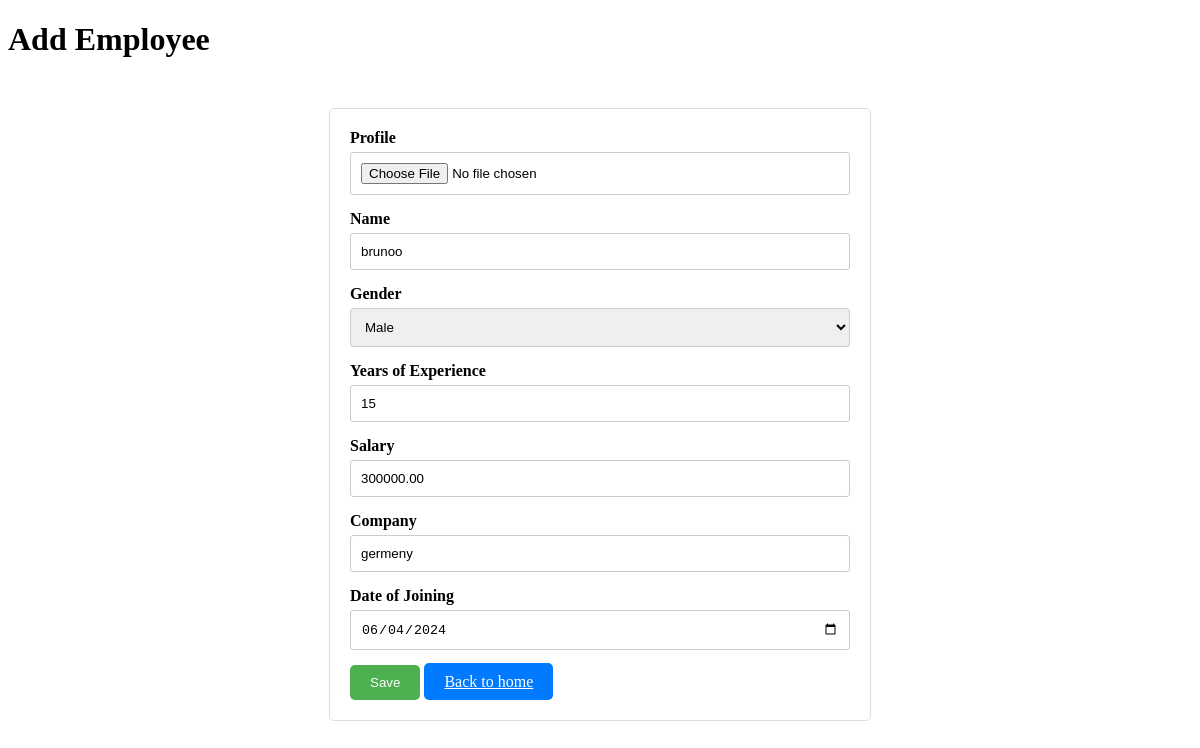
The app's page /editemployee/7/ with its own data.
### employeapp/models.py (models this page shows, shortened)
class Employee(models.Model):
    profile = models.ImageField(upload_to='Profile.images/', null=True)
    name = models.CharField(max_length=100)
    gender = models.CharField(max_length=10, choices=(('M', 'Male'), ('F', 'Female')))
    years_of_experience = models.PositiveIntegerField()
    salary = models.DecimalField(max_digits=10, decimal_places=2)
    company = models.CharField(max_length=100)
    doj = models.DateField(null=True)

### employeapp/views.py (the view)
# urls.py: path('editemployee/<int:pk>/', views.edit_employee, name='editemployee'),
def edit_employee(request, pk):
    employee = get_object_or_404(Employee, pk=pk)
    if request.method == 'POST':
        form = EmployeeForm(request.POST, request.FILES, instance=employee)  # Update existing employee
        if form.is_valid():
            employee=form.save()
            return redirect(employee_list)
    else:
        form = EmployeeForm(instance=employee)  # Pre-populate edit form with existing data
    return render(request, "addemployee.html", {'form': form})

### employeapp/forms.py
class EmployeeForm(forms.ModelForm):
    class Meta:
        model = Employee
        fields = '__all__'  # Include all fields from the model
        widgets = {
            'doj': forms.DateInput(attrs={'class': 'form-control', 'type': 'date'}),
        }

### employeapp/templates/addemployee.html (shortened to what this page needs)
<!DOCTYPE html>
<html lang="en">
<head>
</head>
<body>
  <h1>Add Employee</h1>
  <form method="post" enctype="multipart/form-data" class="form-container">
    <div class="form-group">
      <label for="profile">Profile</label>
      <input type="file" name="profile" id="profile">
    </div>
    <div class="form-group">
      <label for="name">Name</label>
      {{ form.name }}
    </div>
    <div class="form-group">
      <label for="gender">Gender</label>
      {{ form.gender }}
    </div>
    <div class="form-group">
      <label for="years_of_experience">Years of Experience</label>
      {{ form.years_of_experience }}
    </div>
    <div class="form-group">
      <label for="salary">Salary</label>
      {{ form.salary }}
    </div>
    <div class="form-group">
      <label for="company">Company</label>
      {{ form.company }}
    </div>
    <div class="form-group">
      <label for="doj">Date of Joining</label>
      {{ form.doj }}
    </div>
    <button type="submit" class="btn">Save</button>
    <a href="{% url 'home' %}" style="background-color: #007bff; color: white; padding: 10px 20px; border: none; border-radius: 5px;">Back to home</a>
  </form>
</body>
</html>

### employeapp/templates/addemployee.html (style rules this page uses)
.form-container { max-width: 500px; margin: 50px auto; padding: 20px; border: 1px solid #ddd; border-radius: 5px; }
.form-group { margin-bottom: 15px; }
label { display: block; margin-bottom: 5px; font-weight: bold; }
input[type="text"], input[type="number"], input[type="date"], select, input[type="file"] { width: 100%; padding: 10px; border: 1px solid #ccc; border-radius: 3px; box-sizing: border-box; }
.btn { background-color: #4CAF50; color: white; padding: 10px 20px; border: none; border-radius: 5px; cursor: pointer; }

### records on screen
Employee: name "brunoo", gender "Male", years_of_experience "15", salary "300000.00", company "germeny", doj "06/04/2024"
